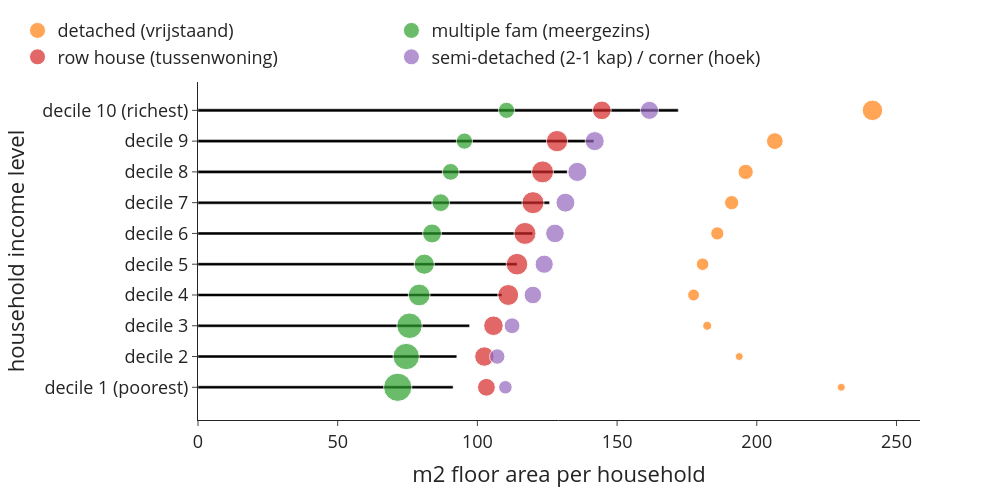

The code cell stored with this chart in its notebook:
### Code cell
#floor area per income level
use_m2_total_inc = (use['size2019_w1']*use['n_hhd']).groupby(level=0, sort=False).sum() #m2 total in each group summed by income level
use_cap_total_inc = use['n_hhd'].groupby(level=0, sort=False).sum() #no. of people in each group summed by income level
use_m2_per_cap_inc = use_m2_total_inc / use_cap_total_inc #m2/cap in each income group
use_m2_per_cap_inc.plot(kind='bar') #per person
"""interpretation: especially the highest income decile has considerably more floor area available than the vast majority"""

#floor area per income level and building type
use_m2_total_inc_type = (use['size2019_w1']*use['n_hhd']).groupby(level=[0,1], sort=False).sum() #m2 total in each group summed by income level
use_cap_total_inc_type = use['n_hhd'].groupby(level=[0,1], sort=False).sum() #no. of people in each group summed by income level
use_m2_per_cap_inc_type = use_m2_total_inc_type / use_cap_total_inc_type #m2/cap in each income group

#preparing the dataframes for plotting
df = use_m2_per_cap_inc
df2=use_m2_per_cap_inc_type.rename('value').to_frame()
df2['n_hhd'] = use['n_hhd'].groupby(level=[0,1], sort=False).sum()
df2 = df2.reset_index()

#plot
colors = ['#000000', #construction
                            '#fe6100', #buildings                                              
                                        '#648fff', #roads
                                        '#785ef0', #railways
                                        '#ffb000', #electricity
                                        '#808080', #other civil engineering
                                        '#000000', #construction
                                        ]
fig = px.bar(df, x=df.values, y=df.index,  
             labels={'x':'m2 floor area per household', 'inc_lab':'household income level'}, 
             template='simple_white', 
             color_discrete_sequence=colors) 
fig.update_layout(width=1000, height=500, 
                      #xaxis_tickformat = '.0%',
                      font=dict(size=18),
                      bargap=0.9,
                      legend=dict(
        orientation="h",
        #entrywidth=70,
        yanchor="bottom",
        y=1.02,
        xanchor="left",
        x=-0.25,
    ))

df2=use_m2_per_cap_inc_type.rename('value').to_frame()
df2['n_hhd'] = use['n_hhd'].groupby(level=[0,1], sort=False).sum()

for i in df2.index.levels[1].to_list():
    df_plot = df2.xs(i, level=1)
    fig.add_trace(go.Scatter(
            y=df_plot.index, 
            x=df_plot['value'],
            mode='markers',
            name=i,
            marker=dict(size=df_plot['n_hhd'],
                        sizemode='area',
                        sizeref=4*max(df2['n_hhd'])/(40.**2),
                        sizemin=4,
                        #color=10*[0, 1, 2, 3],
                        ),
            showlegend=True
        ))

fig.write_image('visualisations/bubblechart_m2_per_hhd_inc_type.png', scale=3)
fig.show()

### Figure 1 — Plotly figure (JSON) as saved in the notebook; plotly's stock layout.template omitted (floating-point values rounded to 4 significant figures)
{"data": [{"alignmentgroup": "True", "hovertemplate": "m2 floor area per household=%{x}<br>household income level=%{y}<extra></extra>", "legendgroup": "", "marker": {"color": "#000000", "pattern": {"shape": ""}}, "name": "", "offsetgroup": "", "orientation": "h", "showlegend": false, "textposition": "auto", "type": "bar", "x": [91.31, 92.63, 97.2, 108.8, 114.2, 119.8, 125.8, 132.2, 141.7, 171.9], "xaxis": "x", "y": ["decile 1 (poorest)", "decile 2", "decile 3", "decile 4", "decile 5", "decile 6", "decile 7", "decile 8", "decile 9", "decile 10 (richest)"], "yaxis": "y"}, {"marker": {"size": [32395, 27950, 41945, 72940, 81585, 90300, 104820, 120430, 145785, 218345], "sizemin": 4, "sizemode": "area", "sizeref": 1041.0}, "mode": "markers", "name": "detached (vrijstaand)", "showlegend": true, "type": "scatter", "x": [230.3, 193.7, 182.3, 177.4, 180.6, 185.9, 191.0, 196.0, 206.5, 241.4], "y": ["decile 1 (poorest)", "decile 2", "decile 3", "decile 4", "decile 5", "decile 6", "decile 7", "decile 8", "decile 9", "decile 10 (richest)"]}, {"marker": {"size": [416250, 361300, 337500, 246790, 212830, 186680, 163815, 147600, 137350, 137080], "sizemin": 4, "sizemode": "area", "sizeref": 1041.0}, "mode": "markers", "name": "multiple fam (meergezins)", "showlegend": true, "type": "scatter", "x": [71.48, 74.52, 75.71, 79.16, 80.99, 83.77, 86.89, 90.45, 95.36, 110.4], "y": ["decile 1 (poorest)", "decile 2", "decile 3", "decile 4", "decile 5", "decile 6", "decile 7", "decile 8", "decile 9", "decile 10 (richest)"]}, {"marker": {"size": [164970, 195995, 199015, 227065, 242180, 251775, 253330, 250285, 236150, 182020], "sizemin": 4, "sizemode": "area", "sizeref": 1041.0}, "mode": "markers", "name": "row house (tussenwoning)", "showlegend": true, "type": "scatter", "x": [103.2, 102.5, 105.8, 111.0, 114.2, 117.0, 119.9, 123.3, 128.5, 144.5], "y": ["decile 1 (poorest)", "decile 2", "decile 3", "decile 4", "decile 5", "decile 6", "decile 7", "decile 8", "decile 9", "decile 10 (richest)"]}, {"marker": {"size": [95435, 123450, 130370, 162075, 172470, 180210, 186820, 190580, 189560, 171500], "sizemin": 4, "sizemode": "area", "sizeref": 1041.0}, "mode": "markers", "name": "semi-detached (2-1 kap) / corner (hoek)", "showlegend": true, "type": "scatter", "x": [110.0, 107.1, 112.4, 119.9, 123.9, 127.8, 131.5, 135.8, 142.0, 161.6], "y": ["decile 1 (poorest)", "decile 2", "decile 3", "decile 4", "decile 5", "decile 6", "decile 7", "decile 8", "decile 9", "decile 10 (richest)"]}], "layout": {"bargap": 0.9, "barmode": "relative", "font": {"size": 18}, "height": 500, "legend": {"orientation": "h", "tracegroupgap": 0, "x": -0.25, "xanchor": "left", "y": 1.02, "yanchor": "bottom"}, "margin": {"t": 60}, "width": 1000, "xaxis": {"anchor": "y", "domain": [0, 1], "title": {"text": "m2 floor area per household"}}, "yaxis": {"anchor": "x", "domain": [0, 1], "title": {"text": "household income level"}}}}
